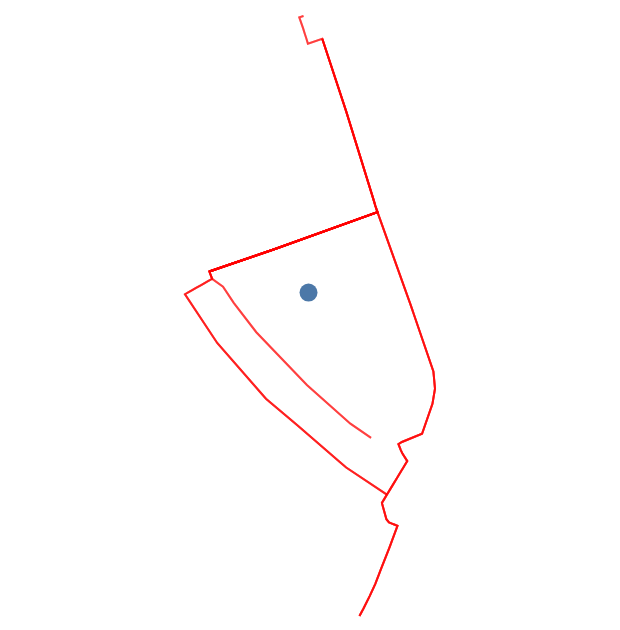

Notebook code for this chart:
### Code cell
itineraries_final = gpd.GeoDataFrame(itineraries_final, geometry='geometry', crs="EPSG:4326")
zona_u_paths = itineraries_final[itineraries_final['dest'] == 'Zona Universitària']
paths_layer = alt.Chart(zona_u_paths).mark_geoshape(
    stroke="red",
    filled = False,
    opacity = 0.5,
    color = 'black'
)
point = alt.Chart(pois[pois['poi_name'] == 'Zona Universitària']).mark_geoshape(size = 0)
paths_layer + point

### Figure 1 — Vega-Lite specification as saved in the notebook (floating-point values rounded to 4 significant figures)
{"config": {"view": {"continuousWidth": 300, "continuousHeight": 300}}, "layer": [{"data": {"name": "data-a6287794d6538bee27484177169855f1"}, "mark": {"type": "geoshape", "color": "black", "filled": false, "opacity": 0.5, "stroke": "red"}}, {"data": {"name": "data-fa045ccb847b8102785f819ef2681176"}, "mark": {"type": "geoshape", "size": 0}}], "$schema": "https://vega.github.io/schema/vega-lite/v6.1.0.json", "datasets": {"data-a6287794d6538bee27484177169855f1": [{"origen": "SB-296", "dest": "Zona Universitària", "tram": "Av Doctor Marañón - Baldiri i Reixac - Zona Universitària", "last_line": "IU Stop", "type": "Feature", "time": "02:25", "directed": true, "geometry": {"type": "LineString", "coordinates": [[2.115, 41.38], [2.114, 41.38], [2.114, 41.38], [2.114, 41.38], [2.113, 41.38], [2.113, 41.38], [2.113, 41.38], [2.113, 41.38], [2.114, 41.38], [2.115, 41.38]]}}, {"origen": "SB-1650", "dest": "Zona Universitària", "tram": "Av Doctor Marañón - Av de Xile - Zona Universitària", "last_line": "IU Stop", "type": "Feature", "time": "03:43", "directed": true, "geometry": {"type": "LineString", "coordinates": [[2.115, 41.38], [2.114, 41.38], [2.114, 41.38], [2.114, 41.38], [2.114, 41.38], [2.113, 41.38], [2.113, 41.38], [2.113, 41.38], [2.113, 41.38], [2.113, 41.38], [2.113, 41.38], [2.113, 41.38], [2.113, 41.38], [2.113, 41.38], [2.114, 41.38], [2.115, 41.38]]}}, {"origen": "SB-3233", "dest": "Zona Universitària", "tram": "ETS d'Arquitectura - Zona Universitària", "last_line": "IU Stop", "type": "Feature", "time": "02:56", "directed": true, "geometry": {"type": "LineString", "coordinates": [[2.114, 41.38], [2.114, 41.38], [2.114, 41.38], [2.114, 41.38], [2.114, 41.38], [2.114, 41.38], [2.114, 41.38], [2.114, 41.38], [2.115, 41.38], [2.115, 41.38], [2.115, 41.38], [2.114, 41.38], [2.113, 41.38]]}}, {"origen": "B-V1-296", "dest": "Zona Universitària", "tram": "Av Doctor Marañón - Baldiri i Reixac - Zona Universitària", "last_line": "V1", "type": "Feature", "time": "02:25", "directed": true, "geometry": {"type": "LineString", "coordinates": [[2.115, 41.38], [2.114, 41.38], [2.114, 41.38], [2.114, 41.38], [2.113, 41.38], [2.113, 41.38], [2.113, 41.38], [2.113, 41.38], [2.114, 41.38], [2.115, 41.38]]}}, {"origen": "B-113-1650", "dest": "Zona Universitària", "tram": "Av Doctor Marañón - Av de Xile - Zona Universitària", "last_line": "113", "type": "Feature", "time": "03:43", "directed": true, "geometry": {"type": "LineString", "coordinates": [[2.115, 41.38], [2.114, 41.38], [2.114, 41.38], [2.114, 41.38], [2.114, 41.38], [2.113, 41.38], [2.113, 41.38], [2.113, 41.38], [2.113, 41.38], [2.113, 41.38], [2.113, 41.38], [2.113, 41.38], [2.113, 41.38], [2.113, 41.38], [2.114, 41.38], [2.115, 41.38]]}}, {"origen": "B-V1-1650", "dest": "Zona Universitària", "tram": "Av Doctor Marañón - Av de Xile - Zona Universitària", "last_line": "V1", "type": "Feature", "time": "03:43", "directed": true, "geometry": {"type": "LineString", "coordinates": [[2.115, 41.38], [2.114, 41.38], [2.114, 41.38], [2.114, 41.38], [2.114, 41.38], [2.113, 41.38], [2.113, 41.38], [2.113, 41.38], [2.113, 41.38], [2.113, 41.38], [2.113, 41.38], [2.113, 41.38], [2.113, 41.38], [2.113, 41.38], [2.114, 41.38], [2.115, 41.38]]}}, {"origen": "B-H6-3233", "dest": "Zona Universitària", "tram": "ETS d'Arquitectura - Zona Universitària", "last_line": "H6", "type": "Feature", "time": "02:56", "directed": true, "geometry": {"type": "LineString", "coordinates": [[2.114, 41.38], [2.114, 41.38], [2.114, 41.38], [2.114, 41.38], [2.114, 41.38], [2.114, 41.38], [2.114, 41.38], [2.114, 41.38], [2.115, 41.38], [2.115, 41.38], [2.115, 41.38], [2.114, 41.38], [2.113, 41.38]]}}, {"origen": "ST-UNIV", "dest": "Zona Universitària", "tram": "Zona Universitària - Zona Universitària", "last_line": "IU Stop", "type": "Feature", "time": "02:00", "directed": true, "geometry": {"type": "LineString", "coordinates": [[2.114, 41.38], [2.114, 41.38], [2.115, 41.38], [2.115, 41.38], [2.115, 41.38], [2.114, 41.38], [2.113, 41.38]]}}, {"origen": "ST-XILE", "dest": "Zona Universitària", "tram": "Avinguda de Xile - Zona Universitària", "last_line": "IU Stop", "type": "Feature", "time": "05:10", "directed": true, "geometry": {"type": "LineString", "coordinates": [[2.115, 41.38], [2.115, 41.38], [2.115, 41.38], [2.115, 41.38], [2.115, 41.38], [2.115, 41.38], [2.115, 41.38], [2.115, 41.38], [2.115, 41.38], [2.115, 41.38], [2.115, 41.38], [2.115, 41.38], [2.115, 41.38], [2.115, 41.38], [2.115, 41.38], [2.115, 41.38], [2.115, 41.38], [2.115, 41.38], [2.115, 41.38], [2.115, 41.38], [2.115, 41.38], [2.115, 41.38], [2.115, 41.38], [2.115, 41.38], [2.115, 41.38], [2.115, 41.38], [2.115, 41.38], [2.115, 41.38], [2.115, 41.38], [2.115, 41.38], [2.115, 41.38], [2.115, 41.38], [2.115, 41.38], [2.115, 41.38], [2.115, 41.38], [2.114, 41.38], [2.113, 41.38]]}}, {"origen": "T-T1-UNIV", "dest": "Zona Universitària", "tram": "Zona Universitària - Zona Universitària", "last_line": "T1", "type": "Feature", "time": "02:00", "directed": true, "geometry": {"type": "LineString", "coordinates": [[2.114, 41.38], [2.114, 41.38], [2.115, 41.38], [2.115, 41.38], [2.115, 41.38], [2.114, 41.38], [2.113, 41.38]]}}, {"origen": "T-T2-UNIV", "dest": "Zona Universitària", "tram": "Zona Universitària - Zona Universitària", "last_line": "T2", "type": "Feature", "time": "02:00", "directed": true, "geometry": {"type": "LineString", "coordinates": [[2.114, 41.38], [2.114, 41.38], [2.115, 41.38], [2.115, 41.38], [2.115, 41.38], [2.114, 41.38], [2.113, 41.38]]}}, {"origen": "T-T3-UNIV", "dest": "Zona Universitària", "tram": "Zona Universitària - Zona Universitària", "last_line": "T3", "type": "Feature", "time": "02:00", "directed": true, "geometry": {"type": "LineString", "coordinates": [[2.114, 41.38], [2.114, 41.38], [2.115, 41.38], [2.115, 41.38], [2.115, 41.38], [2.114, 41.38], [2.113, 41.38]]}}, {"origen": "T-T1-XILE", "dest": "Zona Universitària", "tram": "Avinguda de Xile - Zona Universitària", "last_line": "T1", "type": "Feature", "time": "05:10", "directed": true, "geometry": {"type": "LineString", "coordinates": [[2.115, 41.38], [2.115, 41.38], [2.115, 41.38], [2.115, 41.38], [2.115, 41.38], [2.115, 41.38], [2.115, 41.38], [2.115, 41.38], [2.115, 41.38], [2.115, 41.38], [2.115, 41.38], [2.115, 41.38], [2.115, 41.38], [2.115, 41.38], [2.115, 41.38], [2.115, 41.38], [2.115, 41.38], [2.115, 41.38], [2.115, 41.38], [2.115, 41.38], [2.115, 41.38], [2.115, 41.38], [2.115, 41.38], [2.115, 41.38], [2.115, 41.38], [2.115, 41.38], [2.115, 41.38], [2.115, 41.38], [2.115, 41.38], [2.115, 41.38], [2.115, 41.38], [2.115, 41.38], [2.115, 41.38], [2.115, 41.38], [2.115, 41.38], [2.114, 41.38], [2.113, 41.38]]}}, {"origen": "T-T2-XILE", "dest": "Zona Universitària", "tram": "Avinguda de Xile - Zona Universitària", "last_line": "T2", "type": "Feature", "time": "05:10", "directed": true, "geometry": {"type": "LineString", "coordinates": [[2.115, 41.38], [2.115, 41.38], [2.115, 41.38], [2.115, 41.38], [2.115, 41.38], [2.115, 41.38], [2.115, 41.38], [2.115, 41.38], [2.115, 41.38], [2.115, 41.38], [2.115, 41.38], [2.115, 41.38], [2.115, 41.38], [2.115, 41.38], [2.115, 41.38], [2.115, 41.38], [2.115, 41.38], [2.115, 41.38], [2.115, 41.38], [2.115, 41.38], [2.115, 41.38], [2.115, 41.38], [2.115, 41.38], [2.115, 41.38], [2.115, 41.38], [2.115, 41.38], [2.115, 41.38], [2.115, 41.38], [2.115, 41.38], [2.115, 41.38], [2.115, 41.38], [2.115, 41.38], [2.115, 41.38], [2.115, 41.38], [2.115, 41.38], [2.114, 41.38], [2.113, 41.38]]}}, {"origen": "T-T3-XILE", "dest": "Zona Universitària", "tram": "Avinguda de Xile - Zona Universitària", "last_line": "T3", "type": "Feature", "time": "05:10", "directed": true, "geometry": {"type": "LineString", "coordinates": [[2.115, 41.38], [2.115, 41.38], [2.115, 41.38], [2.115, 41.38], [2.115, 41.38], [2.115, 41.38], [2.115, 41.38], [2.115, 41.38], [2.115, 41.38], [2.115, 41.38], [2.115, 41.38], [2.115, 41.38], [2.115, 41.38], [2.115, 41.38], [2.115, 41.38], [2.115, 41.38], [2.115, 41.38], [2.115, 41.38], [2.115, 41.38], [2.115, 41.38], [2.115, 41.38], [2.115, 41.38], [2.115, 41.38], [2.115, 41.38], [2.115, 41.38], [2.115, 41.38], [2.115, 41.38], [2.115, 41.38], [2.115, 41.38], [2.115, 41.38], [2.115, 41.38], [2.115, 41.38], [2.115, 41.38], [2.115, 41.38], [2.115, 41.38], [2.114, 41.38], [2.113, 41.38]]}}], "data-fa045ccb847b8102785f819ef2681176": [{"poi_name": "Zona Universitària", "category": "university", "demand": 202, "type": "Feature", "geometry": {"type": "Point", "coordinates": [2.114, 41.38]}}]}}
